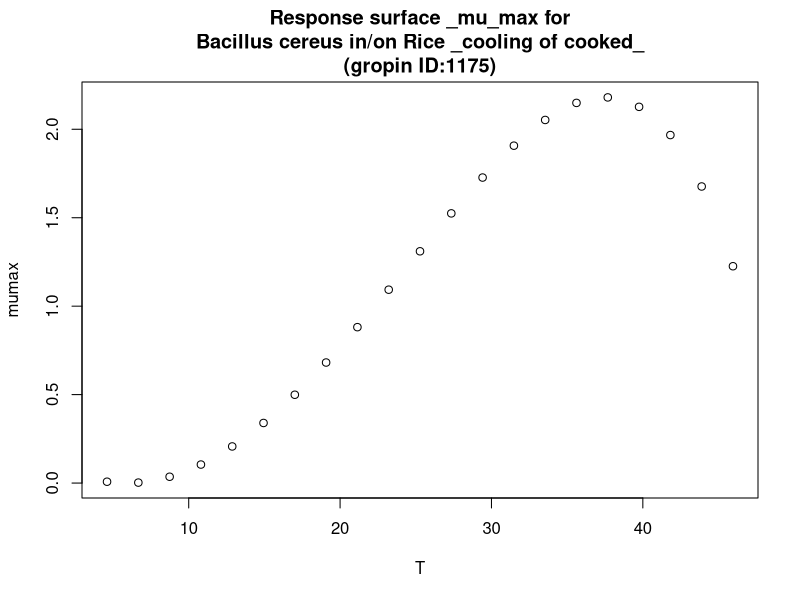

This chart was generated by the following R code:
#############################
# start of Parameter script
#############################
T <- seq(4.6046,45.954045954046,length.out=21)
#############################
# end of Parameter script
#############################
############################# 
# start of Model script Gropin ID 1175 
#############################
 
# constant coefficients for this model
 
variables <- data.frame(T)
argumentsPar <- unique.data.frame(expand.grid(variables))
 
# heart of the model
response_surface <- function(T) {
   mumax <-0.0053*((T-5.90)^2)*(1-exp(0.0444*(T-49.46)))

	return(mumax=mumax)
} 

# output parameters
responseSurface <- cbind(argumentsPar,response_surface(argumentsPar['T']))
colnames(responseSurface) <- c(colnames(argumentsPar),'mumax')
#############################
# End of Model script
#############################
############################# 
# start of Visualisation script Gropin ID 1175 
#############################
titleText <-'Response surface _mu_max for
Bacillus cereus in/on Rice _cooling of cooked_
(gropin ID:1175)'
plot(T,responseSurface$'mumax',xlab='T',
                          ylab='mumax',main=titleText)
#############################
# End of Visualisation script
#############################
